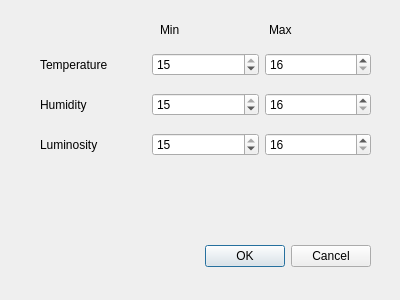
<?xml version="1.0" encoding="UTF-8"?>
<ui version="4.0">
 <class>ThhresholdsDialog</class>
 <widget class="QDialog" name="ThhresholdsDialog">
  <property name="geometry">
   <rect>
    <x>0</x>
    <y>0</y>
    <width>400</width>
    <height>300</height>
   </rect>
  </property>
  <property name="windowTitle">
   <string>Dialog</string>
  </property>
  <widget class="QDialogButtonBox" name="buttonBox">
   <property name="geometry">
    <rect>
     <x>30</x>
     <y>240</y>
     <width>341</width>
     <height>32</height>
    </rect>
   </property>
   <property name="orientation">
    <enum>Qt::Horizontal</enum>
   </property>
   <property name="standardButtons">
    <set>QDialogButtonBox::Cancel|QDialogButtonBox::Ok</set>
   </property>
  </widget>
  <widget class="QWidget" name="layoutWidget">
   <property name="geometry">
    <rect>
     <x>160</x>
     <y>20</y>
     <width>211</width>
     <height>20</height>
    </rect>
   </property>
   <layout class="QHBoxLayout" name="horizontalLayout_9">
    <item>
     <widget class="QLabel" name="lblTempMin_3">
      <property name="text">
       <string>Min</string>
      </property>
     </widget>
    </item>
    <item>
     <widget class="QLabel" name="lblTempMax_3">
      <property name="text">
       <string>Max</string>
      </property>
     </widget>
    </item>
   </layout>
  </widget>
  <widget class="QWidget" name="layoutWidget_2">
   <property name="geometry">
    <rect>
     <x>40</x>
     <y>90</y>
     <width>331</width>
     <height>29</height>
    </rect>
   </property>
   <layout class="QHBoxLayout" name="horizontalLayout_10">
    <item>
     <widget class="QLabel" name="lblHumidity_3">
      <property name="text">
       <string>Humidity</string>
      </property>
     </widget>
    </item>
    <item>
     <widget class="QSpinBox" name="spinBoxHumMin_3">
      <property name="minimum">
       <number>5</number>
      </property>
      <property name="maximum">
       <number>15</number>
      </property>
      <property name="value">
       <number>15</number>
      </property>
     </widget>
    </item>
    <item>
     <widget class="QSpinBox" name="spinBoxHumMax_3">
      <property name="minimum">
       <number>16</number>
      </property>
      <property name="maximum">
       <number>35</number>
      </property>
     </widget>
    </item>
   </layout>
  </widget>
  <widget class="QWidget" name="layoutWidget_3">
   <property name="geometry">
    <rect>
     <x>40</x>
     <y>50</y>
     <width>331</width>
     <height>29</height>
    </rect>
   </property>
   <layout class="QHBoxLayout" name="horizontalLayout_11">
    <item>
     <widget class="QLabel" name="lblTemperature_3">
      <property name="text">
       <string>Temperature</string>
      </property>
     </widget>
    </item>
    <item>
     <widget class="QSpinBox" name="spinBoxTempMin_3">
      <property name="minimum">
       <number>5</number>
      </property>
      <property name="maximum">
       <number>15</number>
      </property>
      <property name="value">
       <number>15</number>
      </property>
     </widget>
    </item>
    <item>
     <widget class="QSpinBox" name="spinBoxTempMax_3">
      <property name="minimum">
       <number>16</number>
      </property>
      <property name="maximum">
       <number>35</number>
      </property>
     </widget>
    </item>
   </layout>
  </widget>
  <widget class="QWidget" name="layoutWidget_4">
   <property name="geometry">
    <rect>
     <x>40</x>
     <y>130</y>
     <width>331</width>
     <height>29</height>
    </rect>
   </property>
   <layout class="QHBoxLayout" name="horizontalLayout_12">
    <item>
     <widget class="QLabel" name="lblLuminosity_3">
      <property name="text">
       <string>Luminosity</string>
      </property>
     </widget>
    </item>
    <item>
     <widget class="QSpinBox" name="spinBoxLumMin_3">
      <property name="minimum">
       <number>5</number>
      </property>
      <property name="maximum">
       <number>15</number>
      </property>
      <property name="value">
       <number>15</number>
      </property>
     </widget>
    </item>
    <item>
     <widget class="QSpinBox" name="spinBoxLumMax_3">
      <property name="minimum">
       <number>16</number>
      </property>
      <property name="maximum">
       <number>35</number>
      </property>
     </widget>
    </item>
   </layout>
  </widget>
 </widget>
 <resources/>
 <connections>
  <connection>
   <sender>buttonBox</sender>
   <signal>accepted()</signal>
   <receiver>ThhresholdsDialog</receiver>
   <slot>accept()</slot>
   <hints>
    <hint type="sourcelabel">
     <x>248</x>
     <y>254</y>
    </hint>
    <hint type="destinationlabel">
     <x>157</x>
     <y>274</y>
    </hint>
   </hints>
  </connection>
  <connection>
   <sender>buttonBox</sender>
   <signal>rejected()</signal>
   <receiver>ThhresholdsDialog</receiver>
   <slot>reject()</slot>
   <hints>
    <hint type="sourcelabel">
     <x>316</x>
     <y>260</y>
    </hint>
    <hint type="destinationlabel">
     <x>286</x>
     <y>274</y>
    </hint>
   </hints>
  </connection>
 </connections>
</ui>
